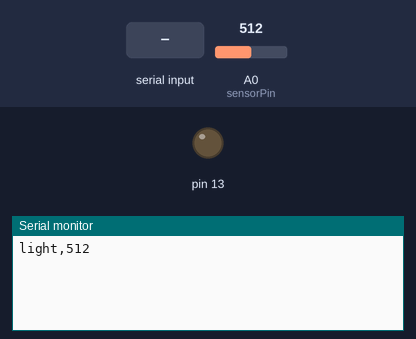
A sketch run on a simulated Arduino Uno, built with avr-gcc and run on an emulated ATmega328P. On the bench: output pins drawn as LEDs (lit = HIGH), the last lines printed to the serial monitor. The test bench sets the inputs (shaded band); at power-on: A0 (sensorPin) = 512.

Above: at 1.2 s.
1.3 s: "on 1," received over Serial
At 1.9 s:
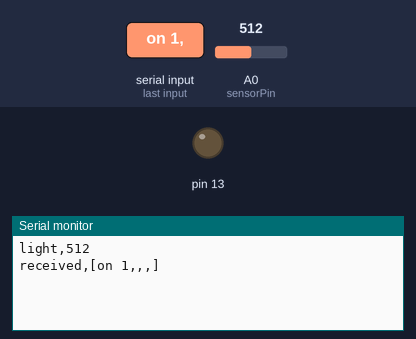
2.9 s: "off 1," received over Serial
At 3.34 s:
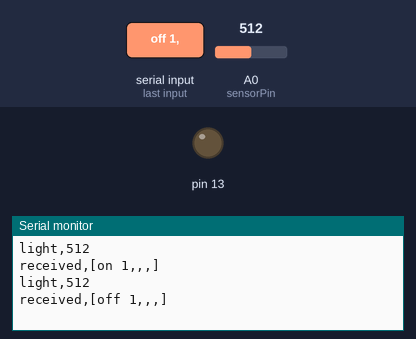

Measured:
- after the input at 1.3 s, the serial monitor: prints a new line after 0.15 s (image 1)
- after the input at 2.9 s, the serial monitor: prints a new line after 0.16 s (image 2)

The sketch:

lightControl.ino
```cpp
#include <IRremote.h>
#include <RCSwitch.h>

RCSwitch mySwitch = RCSwitch();
int sensorPin = A0;
int RECV_PIN = 4;
int sensorValue = 0;
long lastDataMillis = 0;
String receivedString1 = "";
String receivedString2 = "";
String receivedString3 = "";
String receivedString4 = "";

IRrecv irrecv(RECV_PIN);
IRsend irsend;

decode_results results;

void setup() {
  Serial.begin(9600);
  Serial.setTimeout(50);
//  Serial.println("Enabling IR receiver");
  irrecv.enableIRIn(); // Start the receiver
//  Serial.println("Enabled IR receiver (digital pin 4)");
//  Serial.println("Enabling RF transmitter");
  mySwitch.enableTransmit(10);
//  Serial.println("Enabled RF transmitter (digital pin 10)");
  pinMode(13, OUTPUT);
}

void loop() {
  sensorValue = analogRead(sensorPin);

  if (irrecv.decode(&results)) {
    if (results.value == REPEAT) {
      Serial.println("irRepeat");
    } else {
      Serial.print("ir,");
      if (results.decode_type == NEC) {
        Serial.print("NEC");
      } else if (results.decode_type == SONY) {
        Serial.print("SONY");
      } else if (results.decode_type == RC5) {
        Serial.print("RC5");
      } else if (results.decode_type == RC6) {
        Serial.print("RC6");
      } else {
        Serial.print("UNKNOWN");
      }
      Serial.print(",");
      Serial.print(results.value, HEX);
      Serial.print(",");
      Serial.println(results.bits);
    }
    irrecv.resume(); // Receive the next value
  }

  while (Serial.available() > 0) {
    receivedString1 = Serial.readStringUntil(',');
    Serial.read();
    receivedString2 = Serial.readStringUntil(',');
    Serial.read();
    receivedString3 = Serial.readStringUntil(',');
    Serial.read();
    receivedString4 = Serial.readString();
    Serial.print("received,[");
    Serial.print(receivedString1);
    Serial.print(',');
    Serial.print(receivedString2);
    Serial.print(',');
    Serial.print(receivedString3);
    Serial.print(',');
    Serial.print(receivedString4);
    Serial.println(']');
    if (receivedString1 == "on 1") {
      mySwitch.sendTriState("FFF00FFFFFFF");
    } else if (receivedString1 == "off 1") {
      mySwitch.sendTriState("FFF00FFFFFF0");
    } else if (receivedString1 == "on 2") {
      mySwitch.sendTriState("FFF0F0FFFFFF");
    } else if (receivedString1 == "off 2") {
      mySwitch.sendTriState("FFF0F0FFFFF0");
    } else if (receivedString1 == "on 3") {
      mySwitch.sendTriState("FFF0FF0FFFFF");
    } else if (receivedString1 == "off 3") {
      mySwitch.sendTriState("FFF0FF0FFFF0");
    } else if (receivedString1 == "on 4") {
      mySwitch.sendTriState("FFF0FFF0FFFF");
    } else if (receivedString1 == "off 4") {
      mySwitch.sendTriState("FFF0FFF0FFF0");
    } else if (receivedString1 == "sendIR") {
      long code = (long)strtol(&(receivedString3[0]), NULL, 16);
      int codeLen = (int)strtol(&(receivedString4[0]), NULL, 10);
      if (receivedString2 == "NEC") {
        irsend.sendNEC(code,codeLen);
      } else if (receivedString2 == "Sony") {
        for (int i = 0; i < 3; i++) {
          irsend.sendSony(code,codeLen);
          delay(40);
        }
      }
      irrecv.enableIRIn(); // Restart the receiver
    }
  }

  if (millis() - lastDataMillis > 1000) {
    Serial.print("light,");
    Serial.println(sensorValue);
    lastDataMillis = millis();
  }
}
```
